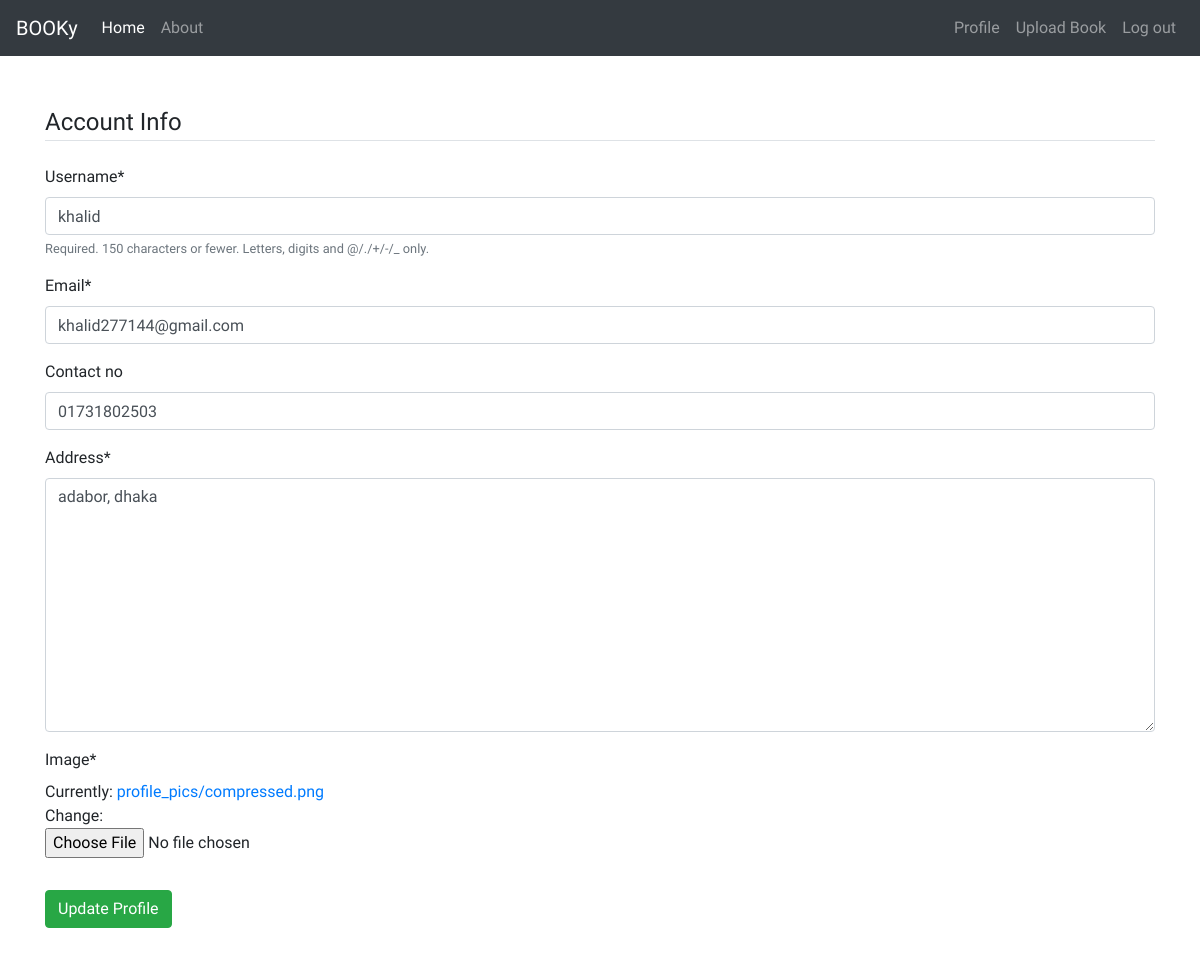
Page /profile/edit/ (signed in) on the earlier database version.
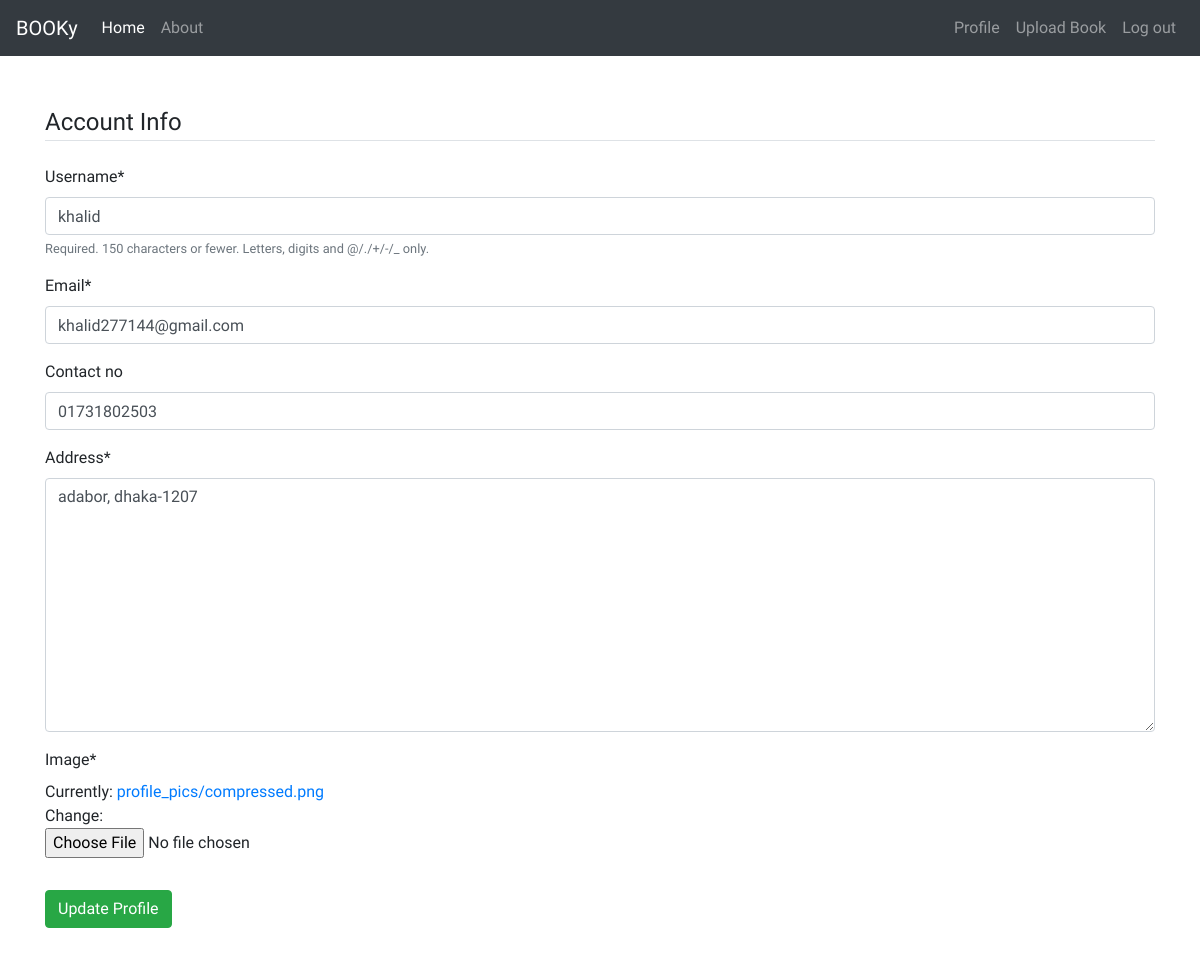
Same page on the later database version.
### users/models.py (models this page shows, shortened)
class Profile(models.Model):
    user = models.OneToOneField(User, on_delete=models.CASCADE)
    address = models.TextField(default="", max_length=80)
    contact_no  = models.CharField(max_length=11, null=True, blank=True)
    buyer_rating = models.IntegerField(default=0, null=True, blank=True)
    seller_rating = models.IntegerField(default=0, null=True, blank=True)
    image = models.ImageField(default='default.jpg', upload_to='profile_pics')

### users/views.py (the view)
# urls.py: path('profile/edit/',user_views.edit_profile,name='edit-profile'),
@login_required
def edit_profile(request):
    if request.method == 'POST':
        u_form = UserUpdateForm(request.POST,instance=request.user)
        p_form = ProfileUpdateForm(request.POST,request.FILES,instance=request.user.profile)
        if u_form.is_valid() and p_form.is_valid():
            u_form.save()
            p_form.save()
            messages.success(request, f'Your account has been updated!')
            return redirect('profile')
    else:
        u_form = UserUpdateForm(instance=request.user)
        p_form = ProfileUpdateForm(instance=request.user.profile)
    context = {
                'u_form': u_form,
                'p_form': p_form,
              }
    return render(request,'users/edit_profile.html',context)

### users/forms.py
class UserUpdateForm(forms.ModelForm):
    email = forms.EmailField()
    class Meta:
        model = User
        fields = ['username', 'email']

class ProfileUpdateForm(forms.ModelForm):
    class Meta:
        model = Profile
        fields = ['contact_no', 'address', 'image']

### users/templates/users/edit_profile.html (shortened to what this page needs)
{% extends "main/base.html" %}
{% load crispy_forms_tags %}
{% load static %}
{% block css_link %}
<link rel="stylesheet" href="{% static 'users/main.css' %}">
{% endblock %}
{% block content %}
<form class="py-5" method="POST" enctype="multipart/form-data">
    <fieldset class="form-group">
        <legend class="border-bottom mb-4">Account Info</legend>
        {{ u_form|crispy }}
        {{ p_form|crispy }}
    </fieldset>
    <div class="form-group">
        <button class="btn btn-success" type="submit">Update Profile</button>
    </div>
</form>
{% endblock content %}

Differences in the rows shown:
changed Profile: address "adabor, dhaka" → "adabor, dhaka-1207"
